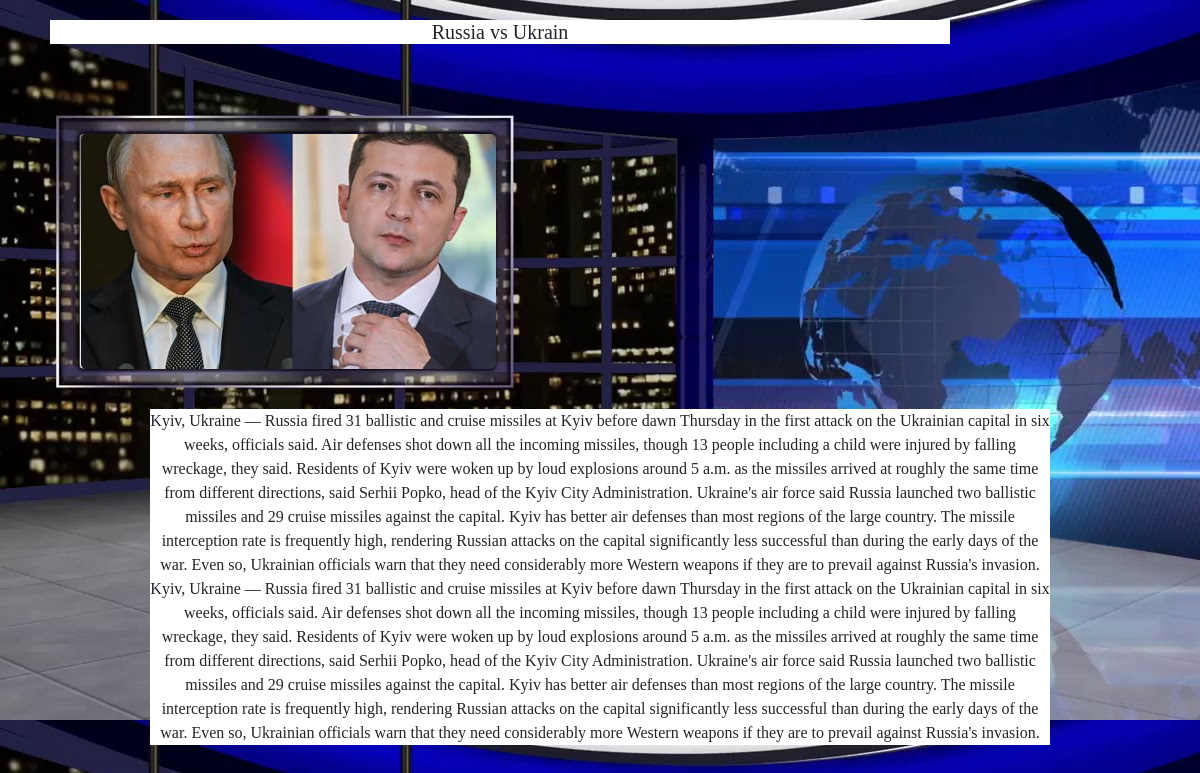
Page /news/4 on the earlier database version.
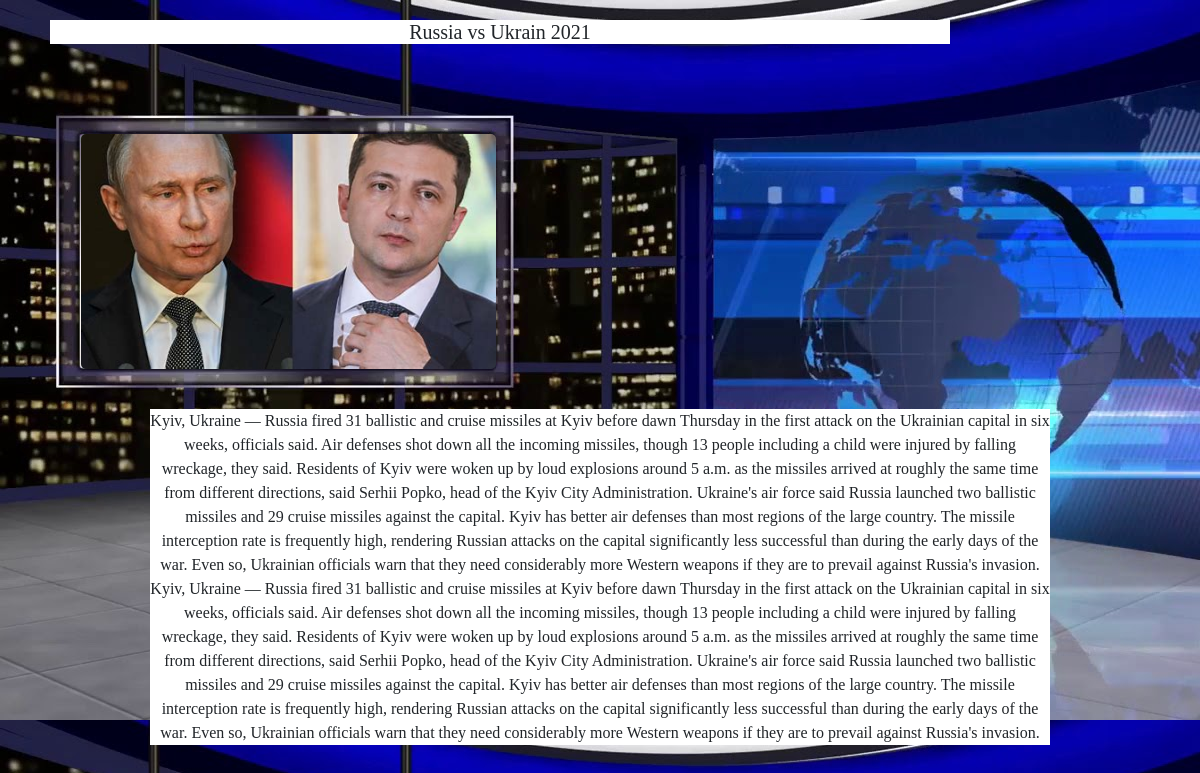
Same page on the later database version.
### newsInfo/models.py (models this page shows, shortened)
class NewsModel(models.Model):
    news_title = models.TextField(help_text="Название товара")
    news_category = models.ForeignKey(CategoryModel, on_delete=models.CASCADE, null=True, blank=True)
    news_description = models.TextField()
    news_image = models.FileField(upload_to="news_images")
    news_created_at = models.DateTimeField(auto_now_add=True)
    class Meta:
        verbose_name = "News"
        verbose_name_plural = "News info"

### newsInfo/views.py (the view)
# urls.py: path("news/<int:pk>", NewsPage.as_view()),
class NewsPage(ListView):
    template_name = "news.html"
    context_object_name = "news_page"
    model = NewsModel
    def get_queryset(self):
        value = self.kwargs.get("pk")
        query_set = NewsModel.objects.get(id=value)
        return query_set

### templates/news.html (shortened to what this page needs)
<!doctype html>
<html lang="en">
<head>
    <link href="https://stackpath.bootstrapcdn.com/bootstrap/4.5.2/css/bootstrap.min.css" rel="stylesheet">
</head>
<body class="main" style="background-image:url('/media/image/maxresdefault.jpg')">
{% if news_page %}
<div class="main">
    <div>
        <h5 style="font-family:URW Chancery L, cursive;margin-top:20px;margin-left:50px;width:900px;background-color:white;text-align:center;">{{news_page.news_title}}</h5>
    </div>
    <div style="border-radius:5px;width:415px;height:235px;margin-left:81px;margin-top:90px;">
        <img style="border-radius:5px;width:415px;height:235px;" src="{{news_page.news_image.url}}">
    </div>
    <div style="text-align:center;font-family:Georgia, serif;margin-left:150px;background-color:white;width:900px;height:200px;">
        <p id="'typing-content'" style="background-color:white;text-align:center;margin-top:40px;">
            {{news_page.news_description}}
        </p>
    </div>
</div>
{% endif %}
</body>
</html>

Differences in the rows shown:
changed NewsModel: news_title "Russia vs Ukrain" → "Russia vs Ukrain 2021"
